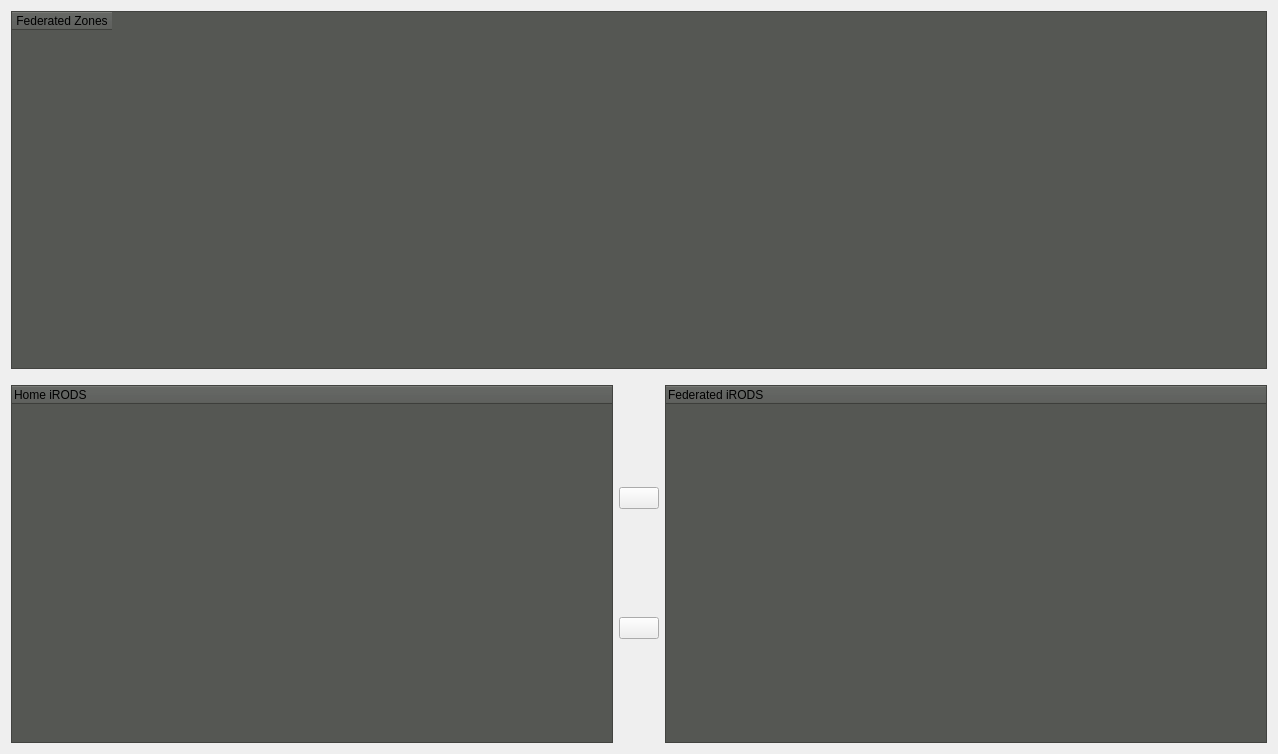
<?xml version="1.0" encoding="UTF-8"?>
<ui version="4.0">
 <class>Form</class>
 <widget class="QWidget" name="Form">
  <property name="geometry">
   <rect>
    <x>0</x>
    <y>0</y>
    <width>1278</width>
    <height>754</height>
   </rect>
  </property>
  <property name="windowTitle">
   <string>Form</string>
  </property>
  <layout class="QVBoxLayout" name="verticalLayout">
   <item>
    <widget class="QTableWidget" name="tableWidget">
     <property name="styleSheet">
      <string notr="true">background-color: rgb(85, 87, 83);</string>
     </property>
     <column>
      <property name="text">
       <string>Federated Zones</string>
      </property>
     </column>
    </widget>
   </item>
   <item>
    <spacer name="verticalSpacer_3">
     <property name="orientation">
      <enum>Qt::Vertical</enum>
     </property>
     <property name="sizeType">
      <enum>QSizePolicy::Minimum</enum>
     </property>
     <property name="sizeHint" stdset="0">
      <size>
       <width>20</width>
       <height>10</height>
      </size>
     </property>
    </spacer>
   </item>
   <item>
    <layout class="QHBoxLayout" name="horizontalLayout_5">
     <item>
      <widget class="QTreeWidget" name="treeWidget">
       <property name="styleSheet">
        <string notr="true">background-color: rgb(85, 87, 83);</string>
       </property>
       <column>
        <property name="text">
         <string>Home iRODS</string>
        </property>
       </column>
      </widget>
     </item>
     <item>
      <layout class="QVBoxLayout" name="verticalLayout_7">
       <item>
        <widget class="QPushButton" name="pushButton">
         <property name="text">
          <string/>
         </property>
        </widget>
       </item>
       <item>
        <widget class="QPushButton" name="pushButton_2">
         <property name="text">
          <string/>
         </property>
        </widget>
       </item>
      </layout>
     </item>
     <item>
      <widget class="QTreeWidget" name="treeWidget_2">
       <property name="styleSheet">
        <string notr="true">background-color: rgb(85, 87, 83);</string>
       </property>
       <column>
        <property name="text">
         <string>Federated iRODS</string>
        </property>
       </column>
      </widget>
     </item>
    </layout>
   </item>
  </layout>
 </widget>
 <resources/>
 <connections/>
</ui>
